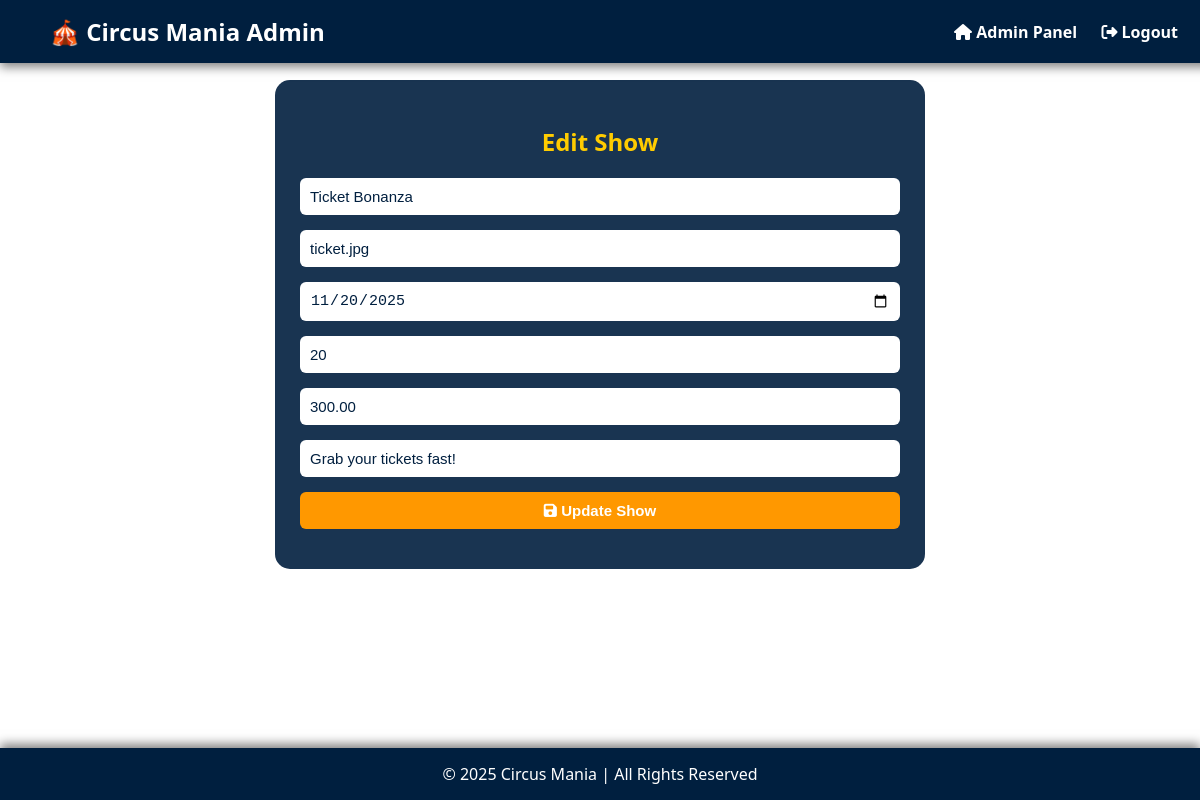
The page /edit_show.php?id=4 (signed in) on the database its author committed.
### tables this page shows
CREATE TABLE `shows` (
  `show_id` int(11) NOT NULL,
  `show_name` varchar(100) NOT NULL,
  `image` varchar(50) NOT NULL,
  `show_date` date NOT NULL,
  `seats_available` int(11) NOT NULL,
  `ticket_price` decimal(10,2) NOT NULL,
  `caption` varchar(255) NOT NULL
);

### edit_show.php (the view, shortened to what this page needs)
<?php
include 'config.php';
$show_id = $_GET['id'] ?? 0;
$show = $conn->query("SELECT * FROM shows WHERE show_id=$show_id")->fetch_assoc();
?>
<!DOCTYPE html>
<html>
<head>
    <link rel="stylesheet" href="https://cdnjs.cloudflare.com/ajax/libs/font-awesome/6.5.0/css/all.min.css">
</head>
<body>
<header>
    <div class="logo">🎪 Circus Mania Admin</div>
    <nav>
        <a href="admin_panel.php"><i class="fa fa-home"></i> Admin Panel</a>
        <a href="logout.php"><i class="fa fa-sign-out-alt"></i> Logout</a>
    </nav>
</header>
<div style="height:80px;"></div>
<div class="container">
    <h2>Edit Show</h2>
    <form method="POST">
        <input type="text" name="show_name" value="<?= htmlspecialchars($show['show_name']) ?>" placeholder="Show Name" required>
        <input type="text" name="image" value="<?= htmlspecialchars($show['image']) ?>" placeholder="Image Filename" required>
        <input type="date" name="show_date" value="<?= $show['show_date'] ?>" required>
        <input type="number" name="seats_available" value="<?= $show['seats_available'] ?>" placeholder="Seats Available" required>
        <input type="number" name="ticket_price" value="<?= $show['ticket_price'] ?>" placeholder="Ticket Price" required>
        <input type="text" name="caption" value="<?= htmlspecialchars($show['caption']) ?>" placeholder="Caption" required>
        <button type="submit" name="update_show"><i class="fa fa-save"></i> Update Show</button>
    </form>
</div>
<footer>
    &copy; 2025 Circus Mania | All Rights Reserved
</footer>
</body>
</html>

### edit_show.php (style rules this page uses)
body { margin:0; font-family: 'Segoe UI', Tahoma, Geneva, Verdana, sans-serif; background: url('images/circus.jpg') no-repeat center center/cover; min-height:100vh; color:#fff; }
header { position: fixed; top:0; left:0; width:94%; background:#001f3f; padding:15px 50px; display:flex; justify-content:space-between; align-items:center; z-index:100; box-shadow:0 4px 10px rgba(0,0,0,0.5); }
header .logo { font-size:24px; font-weight:bold; }
header nav a { color:white; text-decoration:none; margin-left:20px; font-weight:bold; transition:0.3s; }
footer { position: fixed; bottom:0; left:0; width:100%; z-index:100; background:#001f3f; color:white; text-align:center; padding:15px 0; box-shadow:0 -4px 10px rgba(0,0,0,0.5); }
.container { padding-top:80px; padding-bottom:80px; width:100%; max-width:600px; margin:0 auto; background: rgba(0,31,63,0.9); border-radius:15px; padding:25px; }
h2 { text-align:center; color:#ffcc00; margin-bottom:20px; }
form input, form textarea, form button { width:100%; padding:10px; margin-bottom:15px; border-radius:6px; border:none; font-size:15px; box-sizing:border-box; }
form input, form textarea { background:#fff; color:#001f3f; }
form button { background:#ff9800; color:white; cursor:pointer; font-weight:bold; transition:0.3s; }

### rows shown on the page
shows: show_name "Ticket Bonanza", image "ticket.jpg", show_date "11/20/2025", seats_available "20", ticket_price "300.00", caption "Grab your tickets fast!"
